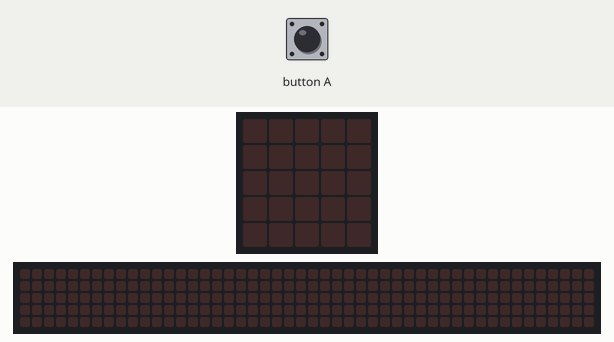
Bench run of a program on a simulated BBC micro:bit (MakeCode). On the bench: the board's 5×5 LED display, a strip that is not on the board, showing the scrolling text unrolled. The test bench sets the inputs (shaded band). Random numbers come from a fixed seed; the 48×5 strip is a reading aid, not a part: it shows the text the display is scrolling, unrolled, one strip-width of it at a time.

Above: at 1.2 s.
1.3 s: button A pressed for 0.15 s
At 5.72 s:
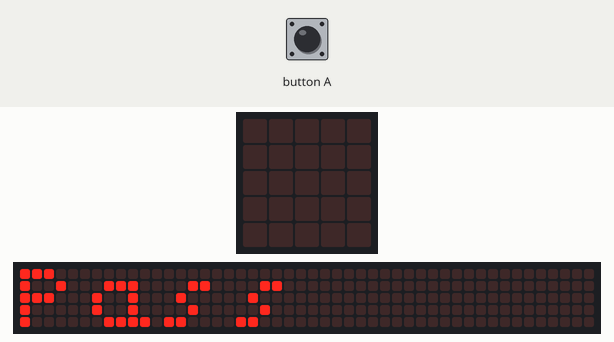
At 6.3 s:
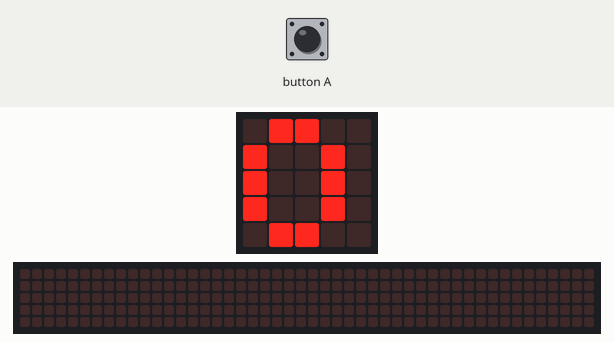

The program:

main.ts
```typescript
let Contraseña = 0
let Letra = 0
let Simbolo = 0
input.onButtonPressed(Button.A, function () {
    for (let index = 0; index < 8; index++) {
        basic.showString("Pass")
        Contraseña = randint(1, 3)
        if (Contraseña == 1) {
            basic.showNumber(0)
        } else if (Contraseña == 2) {
            Letra = randint(1, 4)
            if (Letra == 1) {
                basic.showString("A")
            } else if (Letra == 2) {
                basic.showString("B")
            } else if (Letra == 3) {
                basic.showString("C")
            } else if (Letra == 4) {
                basic.showString("D")
            }
        } else if (Contraseña == 3) {
            Simbolo = randint(1, 4)
            if (Simbolo == 1) {
                basic.showString(":")
            } else if (Simbolo == 2) {
                basic.showString("!")
            } else if (Simbolo == 3) {
                basic.showString("?")
            } else if (Simbolo == 4) {
                basic.showString("#")
            }
        }
    }
})
```

test.ts
```typescript
// aquí va el archivo "tests"; esto no se compilará cuando este paquete se utilice como una extensión.
```

Measured:
- after the input at 1.3 s, the display: changes after 0.15 s (image 1)
- what the display in image 1 shows lasts 0.5 s, from 5.5 s to 6.0 s
